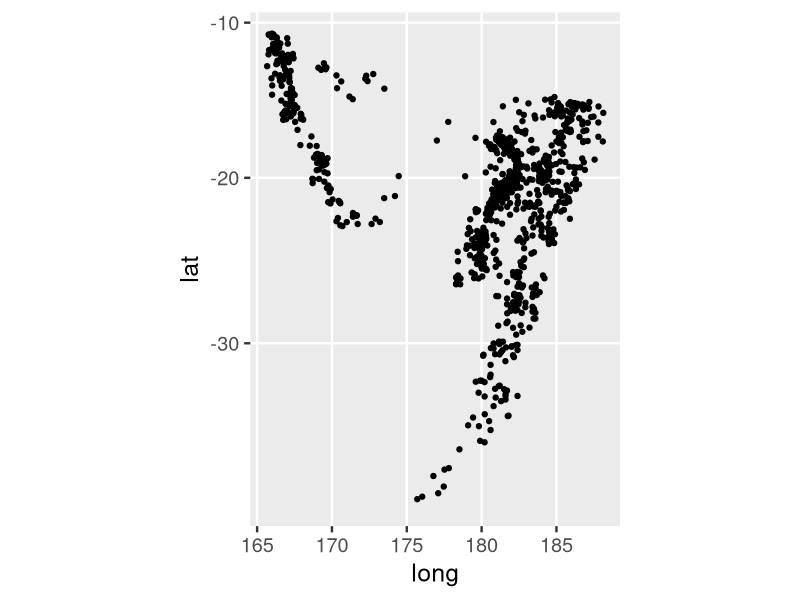
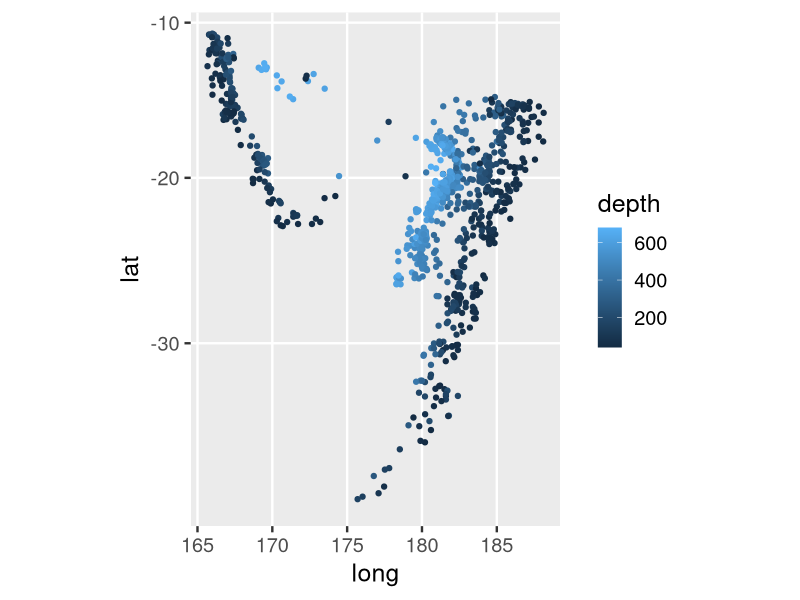
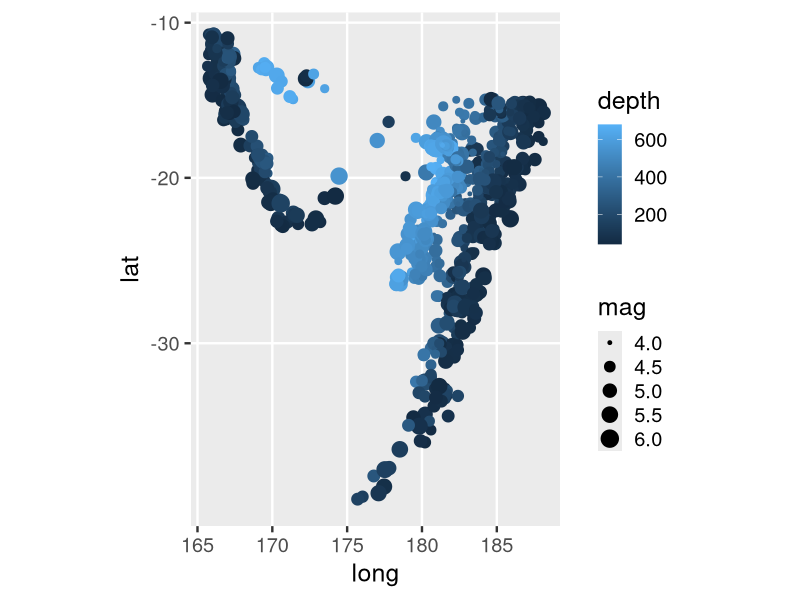
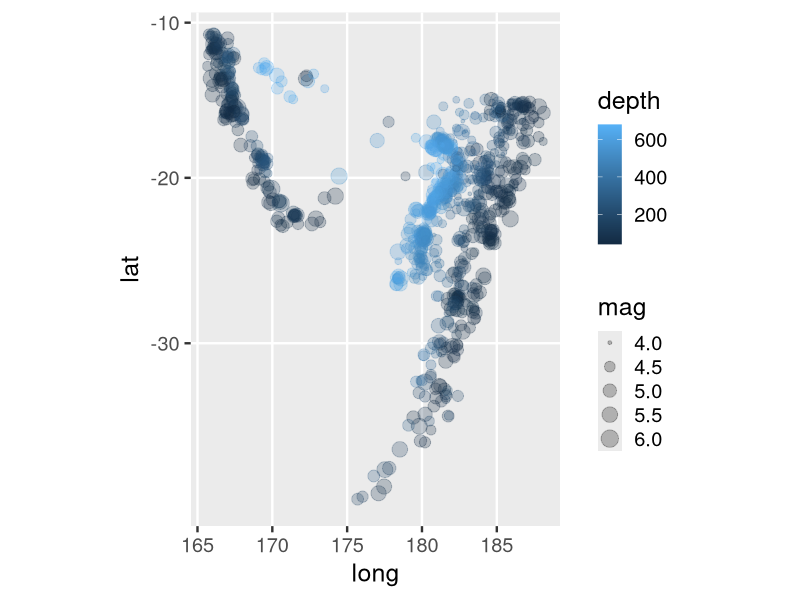
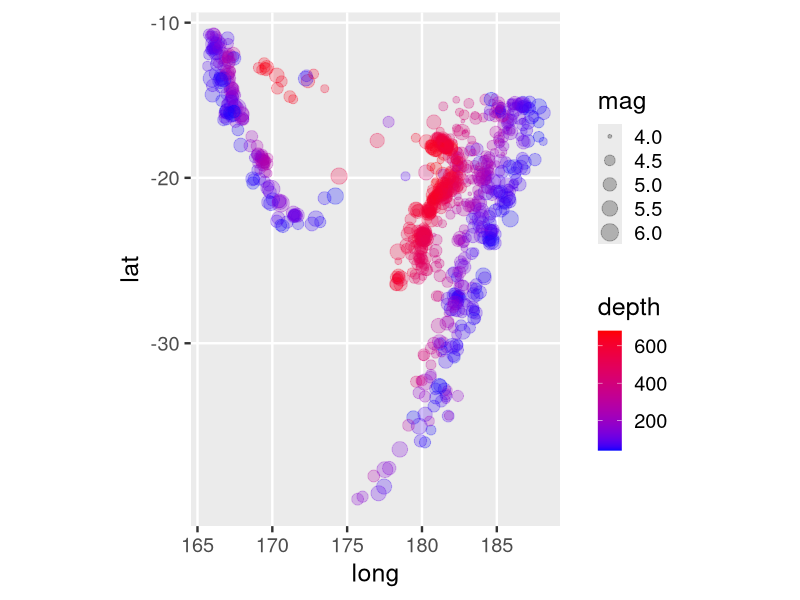
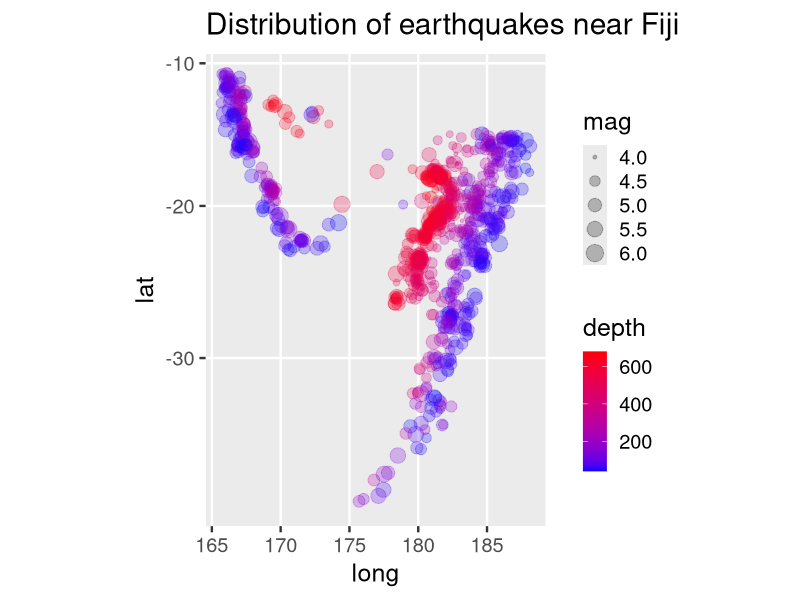
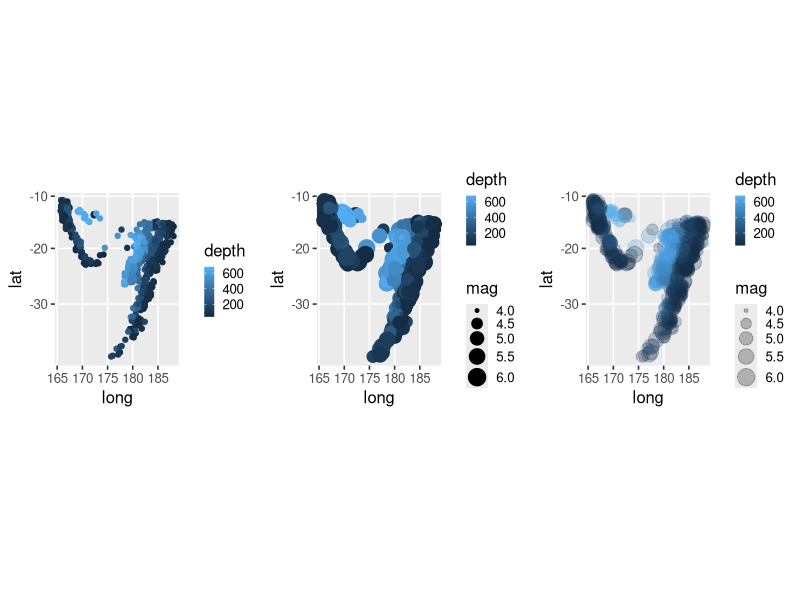

Generate these figures, in order, with R:
## Introduction to the ggplot2 plotting package

# The ggplot2 package is tremendously popular because it allows you to create
# beautiful plots by describing the plot structure.

# Install and load the packages.
options(warn = -1)
if (!require("ggplot2", quietly = TRUE))
    install.packages("ggplot2", quiet = TRUE)
# mapproj is required for map projections.
if (!require("mapproj", quietly = TRUE))
    install.packages("mapproj", quiet = TRUE)
options(warn = 0)

library("ggplot2", quietly = TRUE)
library("mapproj", quietly = TRUE)

# R has a number of built-in datasets.
# In this example you use the dataset called quakes.
# This data contains locations of earthquakes off Fiji.

# Read the help page for more information.
suppressWarnings(? quakes)

# Inspect the structure of the data (a data frame with 5 columns).
str(quakes)

# Set the font size so that it will be clearly legible.
theme_set(theme_gray(base_size = 18))

# Plot longitude and latitude of quakes.
# To create a plot, you have to specify the data, then map aesthetics to 
# columns in your data. In this example, you map the column long to the x-axis
# and lat to the y-axis.
# Then you add a layer with points (geom_point) and a layer to plot maps.
p0 <- ggplot(quakes, aes(x = long, y = lat)) + 
    geom_point() + 
    coord_map()
p0 

# You can use a number of different aesthetics, for example colour or size
# of the points.

# Map the depth column to the colour aesthetic.
p1 <- ggplot(quakes, aes(x = long, y = lat)) + 
    geom_point(aes(colour = depth)) + 
    coord_map()
p1

# Add size for magnitude. The bigger the magnitude, the larger the point.
p2 <- ggplot(quakes, aes(x = long, y = lat)) + 
    geom_point(aes(colour = depth, size = mag)) + 
    coord_map()
p2

# You can control the transparancy of a plot object with the alpha aesthetic.
# High values of alpha (close to 1) are opaque, while low values (close to 0)
# are translucent.
# Add alpha level to hide overplotting, thus revealing detail.
p3 <- ggplot(quakes, aes(x = long, y = lat)) + 
    geom_point(aes(colour = depth, size = mag), alpha = 0.25) + 
    coord_map()
p3

# Change colour gradient by adding a gradient scale.
p4 <- ggplot(quakes, aes(x = long, y = lat)) + 
    geom_point(aes(colour = depth, size = mag), alpha = 0.25) + 
    coord_map() +
    scale_colour_gradient(low = "blue", high = "red")
p4

# Add a plot title.
p5 <- ggplot(quakes, aes(x = long, y = lat)) + 
    geom_point(aes(colour = depth, size = mag), alpha = 0.25) + 
    scale_colour_gradient(low = "blue", high = "red") + 
    ggtitle("Distribution of earthquakes near Fiji") +
    coord_map()  
p5

# Now plot multiple plots on the same graphic.
# The package "grid" is built into R and allows you to take control of the 
# plotting area. A grob is the abbreviation for "graphical object", and the 
# function ggplotGrob() in ggplot2 converts a ggplot2 object into a grob.
# You can then use the grid functions to combine your ggplot objects.
theme_set(theme_grey(12) + theme(legend.key.size  =  unit(0.5, "lines")))

library(grid)
plot.new()
grid.draw(cbind(
    ggplotGrob(p1), 
    ggplotGrob(p2),
    ggplotGrob(p3),
    size = "last"
    ))
